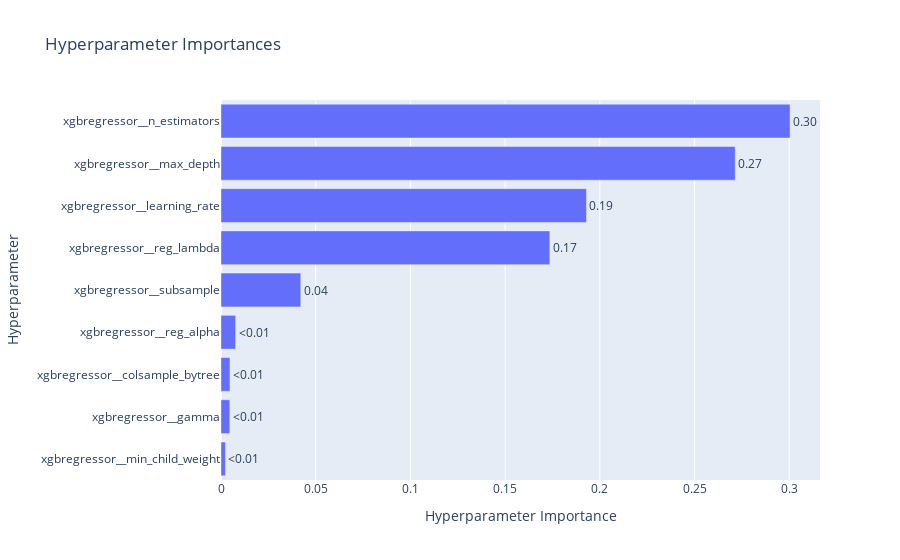

Notebook code cell kept with this figure:
### Code cell
optuna.visualization.plot_param_importances(study)

### Figure 1 — Plotly figure (JSON) as saved in the notebook; plotly's stock layout.template omitted (floating-point values rounded to 4 significant figures)
{"data": [{"cliponaxis": false, "hovertemplate": ["xgbregressor__min_child_weight (IntDistribution): 0.002345774951636749<extra></extra>", "xgbregressor__gamma (FloatDistribution): 0.004654401302576251<extra></extra>", "xgbregressor__colsample_bytree (FloatDistribution): 0.0047379902231358744<extra></extra>", "xgbregressor__reg_alpha (FloatDistribution): 0.007728653774006813<extra></extra>", "xgbregressor__subsample (FloatDistribution): 0.0420978367954952<extra></extra>", "xgbregressor__reg_lambda (FloatDistribution): 0.17359806442510559<extra></extra>", "xgbregressor__learning_rate (FloatDistribution): 0.1929520045377915<extra></extra>", "xgbregressor__max_depth (IntDistribution): 0.27146081972626157<extra></extra>", "xgbregressor__n_estimators (IntDistribution): 0.30042445426399045<extra></extra>"], "name": "Objective Value", "orientation": "h", "text": ["<0.01", "<0.01", "<0.01", "<0.01", "0.04", "0.17", "0.19", "0.27", "0.30"], "textposition": "outside", "type": "bar", "x": [0.002346, 0.004654, 0.004738, 0.007729, 0.0421, 0.1736, 0.193, 0.2715, 0.3004], "y": ["xgbregressor__min_child_weight", "xgbregressor__gamma", "xgbregressor__colsample_bytree", "xgbregressor__reg_alpha", "xgbregressor__subsample", "xgbregressor__reg_lambda", "xgbregressor__learning_rate", "xgbregressor__max_depth", "xgbregressor__n_estimators"]}], "layout": {"title": {"text": "Hyperparameter Importances"}, "xaxis": {"title": {"text": "Hyperparameter Importance"}}, "yaxis": {"title": {"text": "Hyperparameter"}}}}
